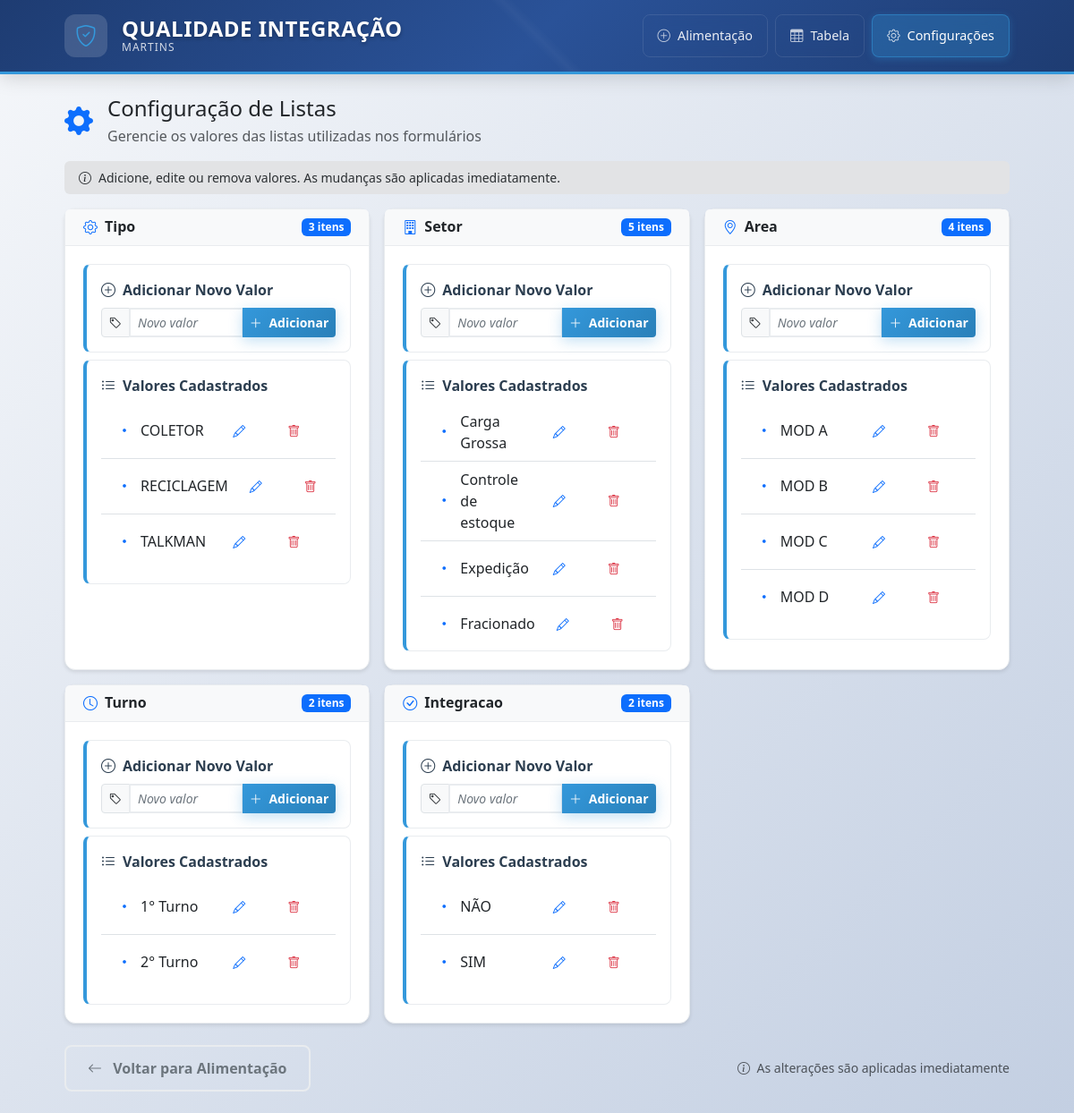
The page /config-lists on the database its author committed.
### app/models.py (models this page shows, shortened)
class ConfigList(db.Model):
    __tablename__ = 'config_lists'
    id = db.Column(db.Integer, primary_key=True)
    nome_lista = db.Column(db.String(50), nullable=False, index=True)
    valor = db.Column(db.String(120), nullable=False)
    __table_args__ = (
        db.UniqueConstraint('nome_lista', 'valor', name='uq_lista_valor'),
    )

### app/views.py (the view)
@bp.route('/config-lists')
def config_lists():
    all_lists = {}
    for nome in ['tipo', 'setor', 'area', 'turno', 'integracao']:
        all_lists[nome] = get_list(nome)
    return render_template('config_lists.html', all_lists=all_lists)

### app/views.py (called while the page is built)
def get_list(nome: str) -> list[str]:
    rows = ConfigList.query.filter_by(nome_lista=nome).order_by(ConfigList.valor.asc()).all()
    return [r.valor for r in rows]

### templates/config_lists.html (shortened to what this page needs)
{% extends 'base.html' %}
{% block content %}
<div class="row">
  <div class="col-12">
    <div class="d-flex align-items-center mb-3">
      <i class="bi bi-gear-fill text-primary me-3" style="font-size: 2rem;"></i>
      <div>
        <h2 class="h4 mb-1">Configuração de Listas</h2>
        <p class="text-muted mb-0">Gerencie os valores das listas utilizadas nos formulários</p>
      </div>
    </div>
    <div class="alert alert-secondary border-0 py-2 small mb-3 d-flex align-items-center">
      <i class="bi bi-info-circle me-2"></i>
      <span>Adicione, edite ou remova valores. As mudanças são aplicadas imediatamente.</span>
    </div>
    <div class="row g-2 g-md-3">
      {% for nome, valores in all_lists.items() %}
      <div class="col-sm-6 col-xl-4" id="{{ nome }}">
        <div class="card h-100">
          <div class="card-header bg-light py-2">
            <div class="d-flex align-items-center justify-content-between">
              <div class="d-flex align-items-center">
                {% if nome == 'tipo' %}
                  <i class="bi bi-gear text-primary me-2"></i>
                {% elif nome == 'setor' %}
                  <i class="bi bi-building text-primary me-2"></i>
                {% elif nome == 'area' %}
                  <i class="bi bi-geo-alt text-primary me-2"></i>
                {% elif nome == 'turno' %}
                  <i class="bi bi-clock text-primary me-2"></i>
                {% elif nome == 'integracao' %}
                  <i class="bi bi-check-circle text-primary me-2"></i>
                {% endif %}
                <h6 class="mb-0 text-capitalize fw-semibold">{{ nome }}</h6>
              </div>
              <span class="badge bg-primary">{{ valores|length }} {{ 'item' if valores|length == 1 else 'itens' }}</span>
            </div>
          </div>
          <div class="card-body">
            <div class="field-group mb-2">
              <div class="field-group-title mb-2">
                <i class="bi bi-plus-circle"></i>
                Adicionar Novo Valor
              </div>
              <div class="input-group input-group-sm">
                <span class="input-group-text">
                  <i class="bi bi-tag"></i>
                </span>
                <input class="form-control form-control-sm" placeholder="Novo valor" data-input-novo="{{ nome }}">
                <button class="btn btn-primary btn-sm" data-btn-add="{{ nome }}">
                  <i class="bi bi-plus-lg me-1"></i>
                  Adicionar
                </button>
              </div>
            </div>
            <div class="field-group mb-0">
              <div class="field-group-title mb-2">
                <i class="bi bi-list-ul"></i>
                Valores Cadastrados
              </div>
              <div class="list-group list-group-flush overflow-auto" data-lista="{{ nome }}" style="max-height: 260px;">
                {% for v in valores %}
                <div class="list-group-item d-flex align-items-center justify-content-between py-2">
                  <div class="d-flex align-items-center">
                    <i class="bi bi-dot text-primary me-2" style="font-size: 1.25rem;"></i>
                    <span class="fw-medium">{{ v }}</span>
                  </div>
                  <div class="btn-group btn-group-sm">
                    <button class="btn btn-outline-primary" data-btn-edit data-nome="{{ nome }}" data-valor="{{ v }}" title="Editar valor">
                      <i class="bi bi-pencil"></i>
                    </button>
                    <button class="btn btn-outline-danger" data-btn-del data-nome="{{ nome }}" data-valor="{{ v }}" title="Remover valor">
                      <i class="bi bi-trash"></i>
                    </button>
                  </div>
                </div>
                {% endfor %}
              </div>
            </div>
          </div>
        </div>
      </div>
      {% endfor %}
    </div>
    <div class="d-flex justify-content-between align-items-center mt-4">
      <a class="btn btn-outline-secondary" href="{{ url_for('main.alimentacao') }}">
        <i class="bi bi-arrow-left me-2"></i>
        Voltar para Alimentação
      </a>
      <div class="text-muted small">
        <i class="bi bi-info-circle me-1"></i>
        As alterações são aplicadas imediatamente
      </div>
    </div>
  </div>
</div>
{% endblock %}

### static/css/styles.css (style rules this page uses)
:root { --primary-color: #2c3e50; --primary-light: #34495e; --accent-color: #3498db; --accent-hover: #2980b9; --success-color: #27ae60; --warning-color: #f39c12; --danger-color: #e74c3c; --light-bg: #f8f9fa; --card-bg: #ffffff; --border-color: #e9ecef; --text-muted: #6c757d; --shadow-light: 0 2px 4px rgba(0,0,0,0.1); --shadow-medium: 0 4px 12px rgba(0,0,0,0.15); }
body { background: linear-gradient(135deg, #f5f7fa 0%, #c3cfe2 100%); min-height: 100vh; font-family: 'Segoe UI', system-ui, -apple-system, sans-serif; }
.card { border-radius: 0.75rem; border: 1px solid var(--border-color); box-shadow: var(--shadow-light); background: var(--card-bg); }
.card-body { padding: 1.25rem; }
.card-header { padding: 0.75rem 1.25rem; border-bottom: 1px solid var(--border-color); background: var(--light-bg); }
.form-control, .form-select { border-radius: 0.5rem; border: 2px solid var(--border-color); padding: 0.75rem 1rem; transition: all 0.3s ease; font-size: 0.95rem; }
.form-control::placeholder { color: var(--text-muted); font-style: italic; }
.btn { border-radius: 0.5rem; padding: 0.75rem 1.5rem; font-weight: 600; transition: all 0.3s ease; border: none; }
.btn-primary { background: linear-gradient(135deg, var(--accent-color) 0%, var(--accent-hover) 100%); box-shadow: 0 4px 15px rgba(52, 152, 219, 0.3); }
.btn-outline-secondary { border: 2px solid var(--border-color); color: var(--text-muted); }
.field-group { background: #fff; border-radius: 0.5rem; padding: 1rem; margin-bottom: 1rem; border: 1px solid var(--border-color); border-left: 4px solid var(--accent-color); }
.field-group-title { font-size: 1rem; font-weight: 700; color: var(--primary-color); margin-bottom: 0.75rem; display: flex; align-items: center; gap: 0.5rem; }

### rows shown on the page
ConfigList: valor "COLETOR"
ConfigList: valor "RECICLAGEM"
ConfigList: valor "TALKMAN"
ConfigList: valor "Carga Grossa"
ConfigList: valor "Controle de estoque"
ConfigList: valor "Expedição"
ConfigList: valor "Fracionado"
ConfigList: valor "MOD A"
ConfigList: valor "MOD B"
ConfigList: valor "MOD C"
ConfigList: valor "MOD D"
ConfigList: valor "1° Turno"
ConfigList: valor "2° Turno"
ConfigList: valor "NÃO"
ConfigList: valor "SIM"

### other values the page prints
{{ nome }} "Tipo" "Setor" "Area" "Turno" "Integracao"
{{ valores|length }} "3" "5" "4" "2" "2"
{{ 'item' if valores|length == 1 else 'itens' }} "itens" "itens" "itens" "itens" "itens"
